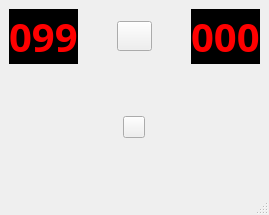
<?xml version="1.0" encoding="UTF-8"?>
<ui version="4.0">
 <class>MainWindow</class>
 <widget class="QMainWindow" name="MainWindow">
  <property name="geometry">
   <rect>
    <x>0</x>
    <y>0</y>
    <width>269</width>
    <height>215</height>
   </rect>
  </property>
  <property name="windowTitle">
   <string>MainWindow</string>
  </property>
  <widget class="QWidget" name="centralwidget">
   <layout class="QVBoxLayout" name="verticalLayout">
    <item>
     <layout class="QHBoxLayout" name="horizontalLayout">
      <item>
       <widget class="QLabel" name="labelFlags">
        <property name="font">
         <font>
          <family>Monotxt</family>
          <pointsize>30</pointsize>
          <bold>true</bold>
         </font>
        </property>
        <property name="styleSheet">
         <string notr="true">color:red; background-color:black</string>
        </property>
        <property name="text">
         <string>099</string>
        </property>
       </widget>
      </item>
      <item>
       <spacer name="horizontalSpacer">
        <property name="orientation">
         <enum>Qt::Horizontal</enum>
        </property>
        <property name="sizeHint" stdset="0">
         <size>
          <width>40</width>
          <height>20</height>
         </size>
        </property>
       </spacer>
      </item>
      <item>
       <widget class="QPushButton" name="pushButtonFace">
        <property name="maximumSize">
         <size>
          <width>35</width>
          <height>30</height>
         </size>
        </property>
        <property name="font">
         <font>
          <pointsize>20</pointsize>
         </font>
        </property>
        <property name="styleSheet">
         <string notr="true">text-align:center</string>
        </property>
        <property name="text">
         <string/>
        </property>
       </widget>
      </item>
      <item>
       <spacer name="horizontalSpacer_2">
        <property name="orientation">
         <enum>Qt::Horizontal</enum>
        </property>
        <property name="sizeHint" stdset="0">
         <size>
          <width>40</width>
          <height>20</height>
         </size>
        </property>
       </spacer>
      </item>
      <item>
       <widget class="QLabel" name="labelTime">
        <property name="sizePolicy">
         <sizepolicy hsizetype="Preferred" vsizetype="Minimum">
          <horstretch>0</horstretch>
          <verstretch>0</verstretch>
         </sizepolicy>
        </property>
        <property name="font">
         <font>
          <family>Monotxt</family>
          <pointsize>30</pointsize>
          <bold>true</bold>
         </font>
        </property>
        <property name="styleSheet">
         <string notr="true">color:red; background-color:black</string>
        </property>
        <property name="text">
         <string>000</string>
        </property>
       </widget>
      </item>
     </layout>
    </item>
    <item>
     <spacer name="verticalSpacer">
      <property name="orientation">
       <enum>Qt::Vertical</enum>
      </property>
      <property name="sizeHint" stdset="0">
       <size>
        <width>20</width>
        <height>27</height>
       </size>
      </property>
     </spacer>
    </item>
    <item>
     <layout class="QGridLayout" name="gridLayoutGame">
      <item row="0" column="0">
       <widget class="QPushButton" name="pushButton_2">
        <property name="sizePolicy">
         <sizepolicy hsizetype="Fixed" vsizetype="Fixed">
          <horstretch>0</horstretch>
          <verstretch>0</verstretch>
         </sizepolicy>
        </property>
        <property name="maximumSize">
         <size>
          <width>22</width>
          <height>22</height>
         </size>
        </property>
        <property name="text">
         <string/>
        </property>
       </widget>
      </item>
     </layout>
    </item>
    <item>
     <spacer name="verticalSpacer_2">
      <property name="orientation">
       <enum>Qt::Vertical</enum>
      </property>
      <property name="sizeHint" stdset="0">
       <size>
        <width>20</width>
        <height>27</height>
       </size>
      </property>
     </spacer>
    </item>
   </layout>
  </widget>
  <widget class="QMenuBar" name="menubar">
   <property name="geometry">
    <rect>
     <x>0</x>
     <y>0</y>
     <width>269</width>
     <height>22</height>
    </rect>
   </property>
  </widget>
  <widget class="QStatusBar" name="statusbar"/>
 </widget>
 <resources/>
 <connections/>
</ui>
